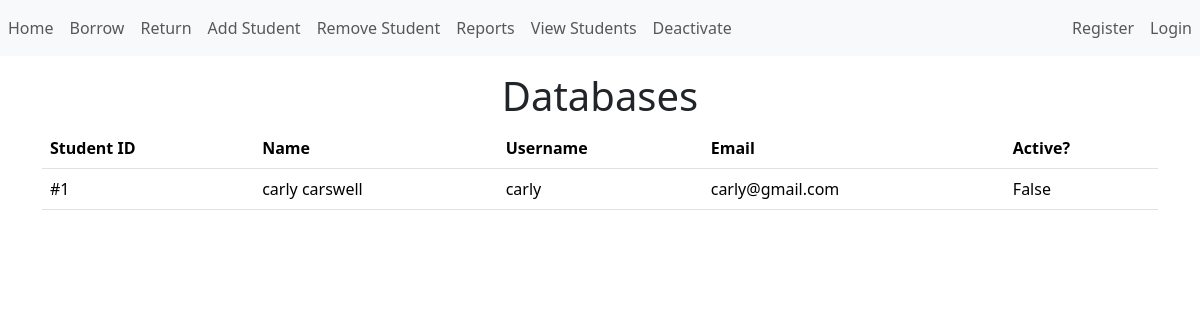
The page /display_students on the database as committed earlier.
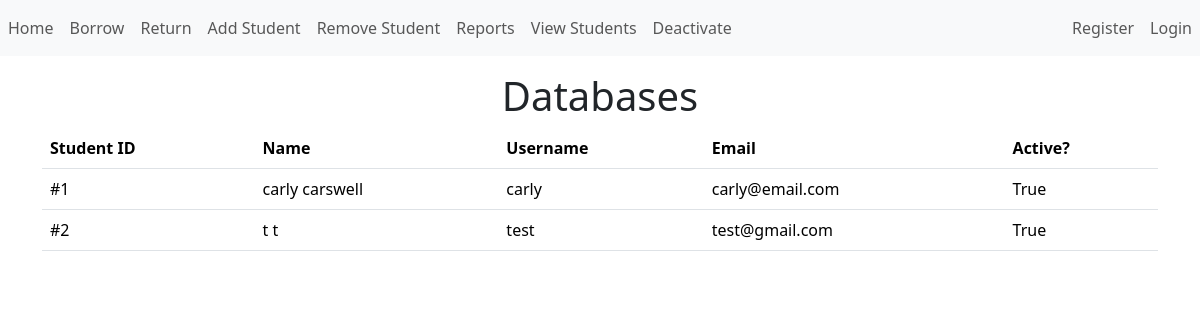
The same page on the database as committed later.
### app/models.py (models this page shows, shortened)
class Student(db.Model):
    __tablename__ = 'students'
    student_id = db.Column(db.Integer, primary_key=True,
                           unique=True, nullable=False)
    username = db.Column(db.String(20), nullable=False,
                         unique=True, index=True)
    firstname = db.Column(db.String(32))
    lastname = db.Column(db.String(32), nullable=False, index=True)
    email = db.Column(db.String(64), nullable=False, unique=True, index=True)
    active = db.Column(db.Boolean, default=True)
    loans = db.relationship('Loan', backref='student', lazy='select')

### app/views.py (the view)
@app.route('/display_students')
def display_students():
    students = Student.query.all()
    return render_template('view_students.html', students=students)

### app/templates/view_students.html
{% extends "base.html" %}
{% block content %}
<table class="table">
	<tr>
		<th>Student ID</th>
		<th>Name</th>
		<th>Username</th>
		<th>Email</th>
		<th>Active?</th>
	</tr>
	{% for student in students %}
	<tr>
		<td>#{{student.student_id}}</td>
		<td>{{student.firstname}} {{student.lastname}}</td>
		<td>{{student.username}}</td>
		<td>{{student.email}}</td>
		<td>{{student.active}}</td>
	</tr>
	{% endfor %}
</table>
{% endblock %}

### app/templates/base.html (shortened to what this page needs)
<!DOCTYPE html>
<html lang="en">
<head>
    <link href="https://cdn.jsdelivr.net/npm/bootstrap@5.3.2/dist/css/bootstrap.min.css" rel="stylesheet">
</head>
<body>
    <nav class="navbar navbar-expand-lg navbar-light bg-light mb-3">
        <ul class="navbar-nav me-auto">
            <li class="nav-item active"><a class="nav-link" href="{{ url_for ('index')}}">Home</a></li>
            <li class="nav-item active"><a class="nav-link" href="{{ url_for ('borrow')}}">Borrow</a></li>
            <li class="nav-item active"><a class="nav-link" href="{{ url_for ('return_loan')}}">Return</a></li>
            <li class="nav-item active"><a class="nav-link" href="{{ url_for ('add_student')}}">Add Student</a></li>
            <li class="nav-item active"><a class="nav-link" href="{{ url_for ('remove_student')}}">Remove Student</a></li>
            <li class="nav-item active"><a class="nav-link" href="{{ url_for ('reports')}}">Reports</a></li>
            <li class="nav-item active"><a class="nav-link" href="{{ url_for ('display_students')}}">View Students</a></li>
            <li class="nav-item active"><a class="nav-link" href="{{ url_for ('deactivate')}}">Deactivate</a></li>
        </ul>
        <ul class="navbar-nav ms-auto">
            <li class="nav-item active"><a class="nav-link" href="{{ url_for ('register')}}">Register</a></li>
            <li class="nav-item active"><a class="nav-link" href="{{ url_for ('login')}}">Login</a></li>
        </ul>
    </nav>
    <main class="container">
    <h1 class="text-center"> Databases </h1>
    {% block content %}
    {% endblock %}
    </main>
</body>
</html>

Rows that differ between the two databases and show on the page:
changed Student "carly": email "carly@gmail.com" → "carly@email.com"; active "False" → "True"
added Student: student_id "2", firstname "t", lastname "t", username "test", email "test@gmail.com", active "True"
